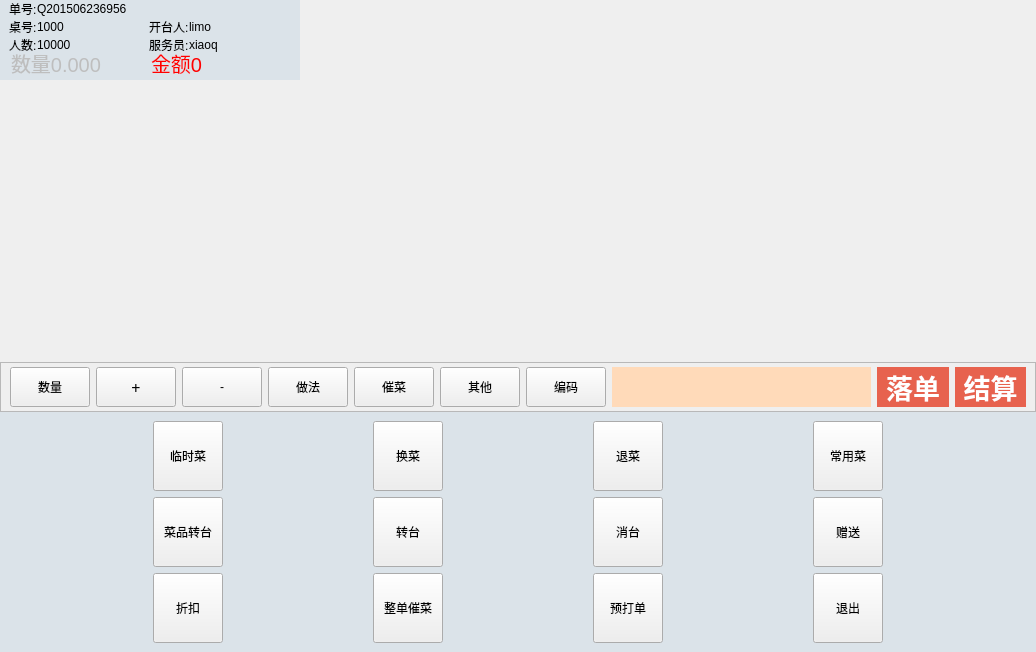
<?xml version="1.0" encoding="UTF-8"?>
<ui version="4.0">
 <class>frontViewDialog_jiulou_dish_dialog</class>
 <widget class="QDialog" name="frontViewDialog_jiulou_dish_dialog">
  <property name="geometry">
   <rect>
    <x>0</x>
    <y>0</y>
    <width>1036</width>
    <height>652</height>
   </rect>
  </property>
  <property name="windowTitle">
   <string>Dialog</string>
  </property>
  <layout class="QVBoxLayout" name="verticalLayout_2" stretch="1,0,0">
   <property name="spacing">
    <number>0</number>
   </property>
   <property name="leftMargin">
    <number>0</number>
   </property>
   <property name="topMargin">
    <number>0</number>
   </property>
   <property name="rightMargin">
    <number>0</number>
   </property>
   <property name="bottomMargin">
    <number>0</number>
   </property>
   <item>
    <layout class="QHBoxLayout" name="horizontalLayout" stretch="0,1">
     <property name="spacing">
      <number>0</number>
     </property>
     <item>
      <layout class="QVBoxLayout" name="verticalLayout" stretch="0,1">
       <property name="spacing">
        <number>0</number>
       </property>
       <item>
        <widget class="QWidget" name="widget_6" native="true">
         <property name="minimumSize">
          <size>
           <width>300</width>
           <height>0</height>
          </size>
         </property>
         <property name="maximumSize">
          <size>
           <width>300</width>
           <height>16777215</height>
          </size>
         </property>
         <property name="styleSheet">
          <string notr="true"/>
         </property>
         <layout class="QVBoxLayout" name="verticalLayout_4">
          <property name="spacing">
           <number>0</number>
          </property>
          <property name="leftMargin">
           <number>0</number>
          </property>
          <property name="topMargin">
           <number>0</number>
          </property>
          <property name="rightMargin">
           <number>0</number>
          </property>
          <property name="bottomMargin">
           <number>0</number>
          </property>
          <item>
           <widget class="QFrame" name="frame_7">
            <property name="minimumSize">
             <size>
              <width>0</width>
              <height>0</height>
             </size>
            </property>
            <property name="styleSheet">
             <string notr="true">QFrame#frame_7{
background:#dbe3e9;
border:0px;
}
</string>
            </property>
            <property name="outer_stylesheet" stdset="0">
             <string>normal_view_color</string>
            </property>
            <layout class="QGridLayout" name="gridLayout" rowstretch="0,0,0,0,0" columnstretch="0,1,0,1">
             <property name="leftMargin">
              <number>9</number>
             </property>
             <property name="topMargin">
              <number>0</number>
             </property>
             <property name="rightMargin">
              <number>0</number>
             </property>
             <property name="bottomMargin">
              <number>0</number>
             </property>
             <property name="spacing">
              <number>0</number>
             </property>
             <item row="2" column="2">
              <widget class="QLabel" name="label_10">
               <property name="text">
                <string>服务员:</string>
               </property>
              </widget>
             </item>
             <item row="4" column="2" colspan="2">
              <widget class="QLineEdit" name="label_total">
               <property name="enabled">
                <bool>false</bool>
               </property>
               <property name="styleSheet">
                <string notr="true">background:#dbe3e9;color:red;
font:15pt;
border:0px;</string>
               </property>
               <property name="text">
                <string>金额0</string>
               </property>
               <property name="readOnly">
                <bool>true</bool>
               </property>
              </widget>
             </item>
             <item row="2" column="1">
              <widget class="QLabel" name="label_personnum">
               <property name="text">
                <string>10000</string>
               </property>
              </widget>
             </item>
             <item row="0" column="1" colspan="3">
              <widget class="QLabel" name="label_billno">
               <property name="text">
                <string>Q201506236956</string>
               </property>
              </widget>
             </item>
             <item row="2" column="0">
              <widget class="QLabel" name="label_7">
               <property name="text">
                <string>人数:</string>
               </property>
              </widget>
             </item>
             <item row="1" column="2">
              <widget class="QLabel" name="label_11">
               <property name="text">
                <string>开台人:</string>
               </property>
              </widget>
             </item>
             <item row="1" column="3">
              <widget class="QLabel" name="label_opentableman">
               <property name="text">
                <string>limo</string>
               </property>
              </widget>
             </item>
             <item row="4" column="0" colspan="2">
              <widget class="QLineEdit" name="label_num">
               <property name="enabled">
                <bool>false</bool>
               </property>
               <property name="styleSheet">
                <string notr="true">background:#dbe3e9;font:15pt;
border:0px;</string>
               </property>
               <property name="text">
                <string>数量0.000</string>
               </property>
               <property name="readOnly">
                <bool>true</bool>
               </property>
              </widget>
             </item>
             <item row="1" column="0">
              <widget class="QLabel" name="label_5">
               <property name="text">
                <string>桌号:</string>
               </property>
              </widget>
             </item>
             <item row="2" column="3">
              <widget class="QLabel" name="label_servant">
               <property name="text">
                <string>xiaoq</string>
               </property>
              </widget>
             </item>
             <item row="1" column="1">
              <widget class="QLabel" name="label_deskno">
               <property name="text">
                <string>1000</string>
               </property>
              </widget>
             </item>
             <item row="0" column="0">
              <widget class="QLabel" name="label">
               <property name="text">
                <string>单号:</string>
               </property>
              </widget>
             </item>
            </layout>
           </widget>
          </item>
         </layout>
        </widget>
       </item>
       <item>
        <widget class="frontViewDialog_tableview" name="tableView" native="true">
         <property name="minimumSize">
          <size>
           <width>300</width>
           <height>0</height>
          </size>
         </property>
         <property name="maximumSize">
          <size>
           <width>300</width>
           <height>16777215</height>
          </size>
         </property>
        </widget>
       </item>
      </layout>
     </item>
     <item>
      <widget class="pre_autoexpand_3_Form" name="widget" native="true"/>
     </item>
    </layout>
   </item>
   <item>
    <widget class="QFrame" name="frame_5">
     <property name="minimumSize">
      <size>
       <width>0</width>
       <height>47</height>
      </size>
     </property>
     <property name="styleSheet">
      <string notr="true"/>
     </property>
     <property name="frameShape">
      <enum>QFrame::StyledPanel</enum>
     </property>
     <property name="frameShadow">
      <enum>QFrame::Raised</enum>
     </property>
     <property name="outer_stylesheet" stdset="0">
      <string>normal_view_color</string>
     </property>
     <layout class="QHBoxLayout" name="horizontalLayout_2" stretch="2,2,2,2,2,2,2,4,3,3">
      <property name="topMargin">
       <number>4</number>
      </property>
      <property name="bottomMargin">
       <number>4</number>
      </property>
      <item>
       <widget class="QPushButton" name="pushButton_num">
        <property name="sizePolicy">
         <sizepolicy hsizetype="Minimum" vsizetype="Expanding">
          <horstretch>0</horstretch>
          <verstretch>0</verstretch>
         </sizepolicy>
        </property>
        <property name="focusPolicy">
         <enum>Qt::NoFocus</enum>
        </property>
        <property name="styleSheet">
         <string notr="true"/>
        </property>
        <property name="text">
         <string>数量</string>
        </property>
        <property name="outer_stylesheet" stdset="0">
         <string>pushbutton_bottom</string>
        </property>
       </widget>
      </item>
      <item>
       <widget class="QPushButton" name="pushButton_add">
        <property name="sizePolicy">
         <sizepolicy hsizetype="Minimum" vsizetype="Expanding">
          <horstretch>0</horstretch>
          <verstretch>0</verstretch>
         </sizepolicy>
        </property>
        <property name="font">
         <font>
          <family>黑体</family>
          <pointsize>12</pointsize>
          <weight>50</weight>
          <bold>false</bold>
         </font>
        </property>
        <property name="focusPolicy">
         <enum>Qt::NoFocus</enum>
        </property>
        <property name="styleSheet">
         <string notr="true"/>
        </property>
        <property name="text">
         <string>+</string>
        </property>
        <property name="outer_stylesheet" stdset="0">
         <string>pushbutton_bottom</string>
        </property>
       </widget>
      </item>
      <item>
       <widget class="QPushButton" name="pushButton_sub">
        <property name="sizePolicy">
         <sizepolicy hsizetype="Minimum" vsizetype="Expanding">
          <horstretch>0</horstretch>
          <verstretch>0</verstretch>
         </sizepolicy>
        </property>
        <property name="focusPolicy">
         <enum>Qt::NoFocus</enum>
        </property>
        <property name="styleSheet">
         <string notr="true"/>
        </property>
        <property name="text">
         <string>-</string>
        </property>
        <property name="outer_stylesheet" stdset="0">
         <string>pushbutton_bottom</string>
        </property>
       </widget>
      </item>
      <item>
       <widget class="QPushButton" name="pushButton_cook">
        <property name="sizePolicy">
         <sizepolicy hsizetype="Minimum" vsizetype="Expanding">
          <horstretch>0</horstretch>
          <verstretch>0</verstretch>
         </sizepolicy>
        </property>
        <property name="focusPolicy">
         <enum>Qt::NoFocus</enum>
        </property>
        <property name="styleSheet">
         <string notr="true"/>
        </property>
        <property name="text">
         <string>做法</string>
        </property>
        <property name="outer_stylesheet" stdset="0">
         <string>pushbutton_bottom</string>
        </property>
       </widget>
      </item>
      <item>
       <widget class="QPushButton" name="pushButton_cuicai">
        <property name="sizePolicy">
         <sizepolicy hsizetype="Minimum" vsizetype="Expanding">
          <horstretch>0</horstretch>
          <verstretch>0</verstretch>
         </sizepolicy>
        </property>
        <property name="focusPolicy">
         <enum>Qt::NoFocus</enum>
        </property>
        <property name="styleSheet">
         <string notr="true"/>
        </property>
        <property name="text">
         <string>催菜</string>
        </property>
        <property name="iconSize">
         <size>
          <width>40</width>
          <height>40</height>
         </size>
        </property>
        <property name="outer_stylesheet" stdset="0">
         <string>pushbutton_bottom</string>
        </property>
       </widget>
      </item>
      <item>
       <widget class="QPushButton" name="pushButton_other">
        <property name="sizePolicy">
         <sizepolicy hsizetype="Minimum" vsizetype="Expanding">
          <horstretch>0</horstretch>
          <verstretch>0</verstretch>
         </sizepolicy>
        </property>
        <property name="focusPolicy">
         <enum>Qt::NoFocus</enum>
        </property>
        <property name="styleSheet">
         <string notr="true"/>
        </property>
        <property name="text">
         <string>其他</string>
        </property>
        <property name="outer_stylesheet" stdset="0">
         <string>pushbutton_bottom</string>
        </property>
       </widget>
      </item>
      <item>
       <widget class="QPushButton" name="pushButton_bianma">
        <property name="sizePolicy">
         <sizepolicy hsizetype="Minimum" vsizetype="Expanding">
          <horstretch>0</horstretch>
          <verstretch>0</verstretch>
         </sizepolicy>
        </property>
        <property name="focusPolicy">
         <enum>Qt::NoFocus</enum>
        </property>
        <property name="styleSheet">
         <string notr="true"/>
        </property>
        <property name="text">
         <string>编码</string>
        </property>
        <property name="iconSize">
         <size>
          <width>40</width>
          <height>40</height>
         </size>
        </property>
        <property name="outer_stylesheet" stdset="0">
         <string>pushbutton_bottom</string>
        </property>
       </widget>
      </item>
      <item>
       <widget class="QLineEdit" name="lineEdit_scan">
        <property name="sizePolicy">
         <sizepolicy hsizetype="Minimum" vsizetype="Expanding">
          <horstretch>0</horstretch>
          <verstretch>0</verstretch>
         </sizepolicy>
        </property>
        <property name="styleSheet">
         <string notr="true">font:bold 20pt;
color:blue;
border:0px;
background:peachpuff;</string>
        </property>
        <property name="outer_stylesheet" stdset="0">
         <string>pushbutton_purple</string>
        </property>
       </widget>
      </item>
      <item>
       <widget class="QPushButton" name="pushButton_okbill">
        <property name="sizePolicy">
         <sizepolicy hsizetype="Minimum" vsizetype="Expanding">
          <horstretch>0</horstretch>
          <verstretch>0</verstretch>
         </sizepolicy>
        </property>
        <property name="focusPolicy">
         <enum>Qt::NoFocus</enum>
        </property>
        <property name="styleSheet">
         <string notr="true">QPushButton{
font:bold 20pt;color:white;border:0px;background:#e7624e;
}
QPushButton:pressed{
background:#dbe3e9;color:#7b7878;
}
</string>
        </property>
        <property name="text">
         <string>落单</string>
        </property>
       </widget>
      </item>
      <item>
       <widget class="QPushButton" name="pushButton_paybill">
        <property name="sizePolicy">
         <sizepolicy hsizetype="Minimum" vsizetype="Expanding">
          <horstretch>0</horstretch>
          <verstretch>0</verstretch>
         </sizepolicy>
        </property>
        <property name="focusPolicy">
         <enum>Qt::NoFocus</enum>
        </property>
        <property name="styleSheet">
         <string notr="true">QPushButton{
font:bold 20pt;color:white;border:0px;background:#e7624e;
}
QPushButton:pressed{
background:#dbe3e9;color:#7b7878;
}
</string>
        </property>
        <property name="text">
         <string>结算</string>
        </property>
       </widget>
      </item>
     </layout>
    </widget>
   </item>
   <item>
    <widget class="QFrame" name="frame_other_menu">
     <property name="styleSheet">
      <string notr="true">QFrame{
background:#dbe3e9;border:0px;
}</string>
     </property>
     <property name="frameShape">
      <enum>QFrame::NoFrame</enum>
     </property>
     <property name="frameShadow">
      <enum>QFrame::Plain</enum>
     </property>
     <property name="lineWidth">
      <number>0</number>
     </property>
     <layout class="QGridLayout" name="gridLayout_3">
      <item row="1" column="1">
       <widget class="QPushButton" name="pushButton_tableswitch">
        <property name="sizePolicy">
         <sizepolicy hsizetype="Expanding" vsizetype="Expanding">
          <horstretch>0</horstretch>
          <verstretch>0</verstretch>
         </sizepolicy>
        </property>
        <property name="minimumSize">
         <size>
          <width>70</width>
          <height>70</height>
         </size>
        </property>
        <property name="maximumSize">
         <size>
          <width>70</width>
          <height>70</height>
         </size>
        </property>
        <property name="font">
         <font>
          <weight>50</weight>
          <bold>false</bold>
         </font>
        </property>
        <property name="focusPolicy">
         <enum>Qt::NoFocus</enum>
        </property>
        <property name="styleSheet">
         <string notr="true"/>
        </property>
        <property name="text">
         <string>转台</string>
        </property>
        <property name="outer_stylesheet" stdset="0">
         <string>pushbutton</string>
        </property>
       </widget>
      </item>
      <item row="0" column="3">
       <widget class="QPushButton" name="pushButton_changyong">
        <property name="sizePolicy">
         <sizepolicy hsizetype="Expanding" vsizetype="Expanding">
          <horstretch>0</horstretch>
          <verstretch>0</verstretch>
         </sizepolicy>
        </property>
        <property name="minimumSize">
         <size>
          <width>70</width>
          <height>70</height>
         </size>
        </property>
        <property name="maximumSize">
         <size>
          <width>70</width>
          <height>70</height>
         </size>
        </property>
        <property name="font">
         <font>
          <weight>50</weight>
          <bold>false</bold>
         </font>
        </property>
        <property name="focusPolicy">
         <enum>Qt::NoFocus</enum>
        </property>
        <property name="styleSheet">
         <string notr="true"/>
        </property>
        <property name="text">
         <string>常用菜</string>
        </property>
        <property name="outer_stylesheet" stdset="0">
         <string>pushbutton</string>
        </property>
       </widget>
      </item>
      <item row="1" column="3">
       <widget class="QPushButton" name="pushButton_present">
        <property name="sizePolicy">
         <sizepolicy hsizetype="Expanding" vsizetype="Expanding">
          <horstretch>0</horstretch>
          <verstretch>0</verstretch>
         </sizepolicy>
        </property>
        <property name="minimumSize">
         <size>
          <width>70</width>
          <height>70</height>
         </size>
        </property>
        <property name="maximumSize">
         <size>
          <width>70</width>
          <height>70</height>
         </size>
        </property>
        <property name="font">
         <font>
          <weight>50</weight>
          <bold>false</bold>
         </font>
        </property>
        <property name="focusPolicy">
         <enum>Qt::NoFocus</enum>
        </property>
        <property name="styleSheet">
         <string notr="true">p</string>
        </property>
        <property name="text">
         <string>赠送</string>
        </property>
        <property name="outer_stylesheet" stdset="0">
         <string>pushbutton</string>
        </property>
       </widget>
      </item>
      <item row="0" column="0">
       <widget class="QPushButton" name="pushButton_dishtmp">
        <property name="sizePolicy">
         <sizepolicy hsizetype="Expanding" vsizetype="Expanding">
          <horstretch>0</horstretch>
          <verstretch>0</verstretch>
         </sizepolicy>
        </property>
        <property name="minimumSize">
         <size>
          <width>70</width>
          <height>70</height>
         </size>
        </property>
        <property name="maximumSize">
         <size>
          <width>70</width>
          <height>70</height>
         </size>
        </property>
        <property name="font">
         <font>
          <weight>50</weight>
          <bold>false</bold>
         </font>
        </property>
        <property name="focusPolicy">
         <enum>Qt::NoFocus</enum>
        </property>
        <property name="styleSheet">
         <string notr="true"/>
        </property>
        <property name="text">
         <string>临时菜</string>
        </property>
        <property name="outer_stylesheet" stdset="0">
         <string>pushbutton</string>
        </property>
       </widget>
      </item>
      <item row="2" column="1">
       <widget class="QPushButton" name="pushButton_allcuicai">
        <property name="sizePolicy">
         <sizepolicy hsizetype="Expanding" vsizetype="Expanding">
          <horstretch>0</horstretch>
          <verstretch>0</verstretch>
         </sizepolicy>
        </property>
        <property name="minimumSize">
         <size>
          <width>70</width>
          <height>70</height>
         </size>
        </property>
        <property name="maximumSize">
         <size>
          <width>70</width>
          <height>70</height>
         </size>
        </property>
        <property name="font">
         <font>
          <weight>50</weight>
          <bold>false</bold>
         </font>
        </property>
        <property name="focusPolicy">
         <enum>Qt::NoFocus</enum>
        </property>
        <property name="styleSheet">
         <string notr="true"/>
        </property>
        <property name="text">
         <string>整单催菜</string>
        </property>
        <property name="outer_stylesheet" stdset="0">
         <string>pushbutton</string>
        </property>
       </widget>
      </item>
      <item row="0" column="2">
       <widget class="QPushButton" name="pushButton_quitdish">
        <property name="sizePolicy">
         <sizepolicy hsizetype="Expanding" vsizetype="Expanding">
          <horstretch>0</horstretch>
          <verstretch>0</verstretch>
         </sizepolicy>
        </property>
        <property name="minimumSize">
         <size>
          <width>70</width>
          <height>70</height>
         </size>
        </property>
        <property name="maximumSize">
         <size>
          <width>70</width>
          <height>70</height>
         </size>
        </property>
        <property name="font">
         <font>
          <weight>50</weight>
          <bold>false</bold>
         </font>
        </property>
        <property name="focusPolicy">
         <enum>Qt::NoFocus</enum>
        </property>
        <property name="styleSheet">
         <string notr="true"/>
        </property>
        <property name="text">
         <string>退菜</string>
        </property>
        <property name="outer_stylesheet" stdset="0">
         <string>pushbutton</string>
        </property>
       </widget>
      </item>
      <item row="0" column="1">
       <widget class="QPushButton" name="pushButton_change">
        <property name="sizePolicy">
         <sizepolicy hsizetype="Expanding" vsizetype="Expanding">
          <horstretch>0</horstretch>
          <verstretch>0</verstretch>
         </sizepolicy>
        </property>
        <property name="minimumSize">
         <size>
          <width>70</width>
          <height>70</height>
         </size>
        </property>
        <property name="maximumSize">
         <size>
          <width>70</width>
          <height>70</height>
         </size>
        </property>
        <property name="font">
         <font>
          <weight>50</weight>
          <bold>false</bold>
         </font>
        </property>
        <property name="focusPolicy">
         <enum>Qt::NoFocus</enum>
        </property>
        <property name="styleSheet">
         <string notr="true"/>
        </property>
        <property name="text">
         <string>换菜</string>
        </property>
        <property name="outer_stylesheet" stdset="0">
         <string>pushbutton</string>
        </property>
       </widget>
      </item>
      <item row="2" column="3">
       <widget class="QPushButton" name="pushButton_quit">
        <property name="sizePolicy">
         <sizepolicy hsizetype="Expanding" vsizetype="Expanding">
          <horstretch>0</horstretch>
          <verstretch>0</verstretch>
         </sizepolicy>
        </property>
        <property name="minimumSize">
         <size>
          <width>70</width>
          <height>70</height>
         </size>
        </property>
        <property name="maximumSize">
         <size>
          <width>70</width>
          <height>70</height>
         </size>
        </property>
        <property name="font">
         <font>
          <weight>50</weight>
          <bold>false</bold>
         </font>
        </property>
        <property name="focusPolicy">
         <enum>Qt::NoFocus</enum>
        </property>
        <property name="styleSheet">
         <string notr="true"/>
        </property>
        <property name="text">
         <string>退出</string>
        </property>
        <property name="outer_stylesheet" stdset="0">
         <string>pushbutton</string>
        </property>
       </widget>
      </item>
      <item row="2" column="0">
       <widget class="QPushButton" name="pushButton_discount">
        <property name="sizePolicy">
         <sizepolicy hsizetype="Expanding" vsizetype="Expanding">
          <horstretch>0</horstretch>
          <verstretch>0</verstretch>
         </sizepolicy>
        </property>
        <property name="minimumSize">
         <size>
          <width>70</width>
          <height>70</height>
         </size>
        </property>
        <property name="maximumSize">
         <size>
          <width>70</width>
          <height>70</height>
         </size>
        </property>
        <property name="font">
         <font>
          <weight>50</weight>
          <bold>false</bold>
         </font>
        </property>
        <property name="focusPolicy">
         <enum>Qt::NoFocus</enum>
        </property>
        <property name="styleSheet">
         <string notr="true"/>
        </property>
        <property name="text">
         <string>折扣</string>
        </property>
        <property name="outer_stylesheet" stdset="0">
         <string>pushbutton</string>
        </property>
       </widget>
      </item>
      <item row="1" column="2">
       <widget class="QPushButton" name="pushButton_canceltable">
        <property name="sizePolicy">
         <sizepolicy hsizetype="Expanding" vsizetype="Expanding">
          <horstretch>0</horstretch>
          <verstretch>0</verstretch>
         </sizepolicy>
        </property>
        <property name="minimumSize">
         <size>
          <width>70</width>
          <height>70</height>
         </size>
        </property>
        <property name="maximumSize">
         <size>
          <width>70</width>
          <height>70</height>
         </size>
        </property>
        <property name="font">
         <font>
          <weight>50</weight>
          <bold>false</bold>
         </font>
        </property>
        <property name="focusPolicy">
         <enum>Qt::NoFocus</enum>
        </property>
        <property name="styleSheet">
         <string notr="true"/>
        </property>
        <property name="text">
         <string>消台</string>
        </property>
        <property name="outer_stylesheet" stdset="0">
         <string>pushbutton</string>
        </property>
       </widget>
      </item>
      <item row="2" column="2">
       <widget class="QPushButton" name="pushButton_prebill">
        <property name="sizePolicy">
         <sizepolicy hsizetype="Expanding" vsizetype="Expanding">
          <horstretch>0</horstretch>
          <verstretch>0</verstretch>
         </sizepolicy>
        </property>
        <property name="minimumSize">
         <size>
          <width>70</width>
          <height>70</height>
         </size>
        </property>
        <property name="maximumSize">
         <size>
          <width>70</width>
          <height>70</height>
         </size>
        </property>
        <property name="font">
         <font>
          <weight>50</weight>
          <bold>false</bold>
         </font>
        </property>
        <property name="focusPolicy">
         <enum>Qt::NoFocus</enum>
        </property>
        <property name="styleSheet">
         <string notr="true"/>
        </property>
        <property name="text">
         <string>预打单</string>
        </property>
        <property name="outer_stylesheet" stdset="0">
         <string>pushbutton</string>
        </property>
       </widget>
      </item>
      <item row="1" column="0">
       <widget class="QPushButton" name="pushButton_dishswitch">
        <property name="sizePolicy">
         <sizepolicy hsizetype="Expanding" vsizetype="Expanding">
          <horstretch>0</horstretch>
          <verstretch>0</verstretch>
         </sizepolicy>
        </property>
        <property name="minimumSize">
         <size>
          <width>70</width>
          <height>70</height>
         </size>
        </property>
        <property name="maximumSize">
         <size>
          <width>70</width>
          <height>70</height>
         </size>
        </property>
        <property name="font">
         <font>
          <weight>50</weight>
          <bold>false</bold>
         </font>
        </property>
        <property name="focusPolicy">
         <enum>Qt::NoFocus</enum>
        </property>
        <property name="styleSheet">
         <string notr="true"/>
        </property>
        <property name="text">
         <string>菜品转台</string>
        </property>
        <property name="outer_stylesheet" stdset="0">
         <string>pushbutton</string>
        </property>
       </widget>
      </item>
     </layout>
    </widget>
   </item>
  </layout>
 </widget>
 <customwidgets>
  <customwidget>
   <class>frontViewDialog_tableview</class>
   <extends>QWidget</extends>
   <header>frontviewdialog_tableview.h</header>
   <container>1</container>
  </customwidget>
  <customwidget>
   <class>pre_autoexpand_3_Form</class>
   <extends>QWidget</extends>
   <header>pre_autoexpand_3_form.h</header>
   <container>1</container>
  </customwidget>
 </customwidgets>
 <resources/>
 <connections/>
</ui>
